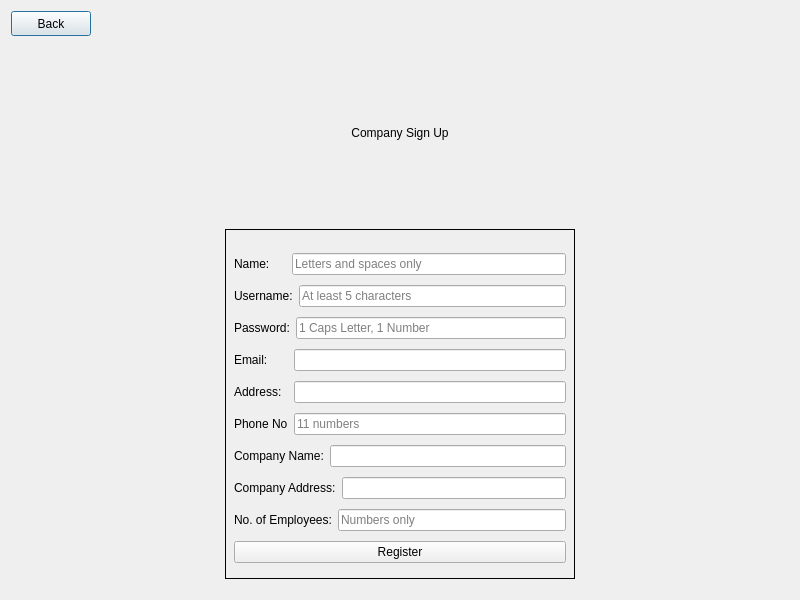
<?xml version="1.0" encoding="UTF-8"?>
<ui version="4.0">
 <class>companyRegistration</class>
 <widget class="QDialog" name="companyRegistration">
  <property name="geometry">
   <rect>
    <x>0</x>
    <y>0</y>
    <width>800</width>
    <height>600</height>
   </rect>
  </property>
  <property name="sizePolicy">
   <sizepolicy hsizetype="Fixed" vsizetype="Fixed">
    <horstretch>0</horstretch>
    <verstretch>0</verstretch>
   </sizepolicy>
  </property>
  <property name="minimumSize">
   <size>
    <width>150</width>
    <height>150</height>
   </size>
  </property>
  <property name="windowTitle">
   <string>Dialog</string>
  </property>
  <layout class="QVBoxLayout" name="verticalLayout">
   <item>
    <layout class="QHBoxLayout" name="horizontalLayout">
     <item>
      <widget class="QPushButton" name="pushButton_2">
       <property name="sizePolicy">
        <sizepolicy hsizetype="Fixed" vsizetype="Fixed">
         <horstretch>0</horstretch>
         <verstretch>0</verstretch>
        </sizepolicy>
       </property>
       <property name="minimumSize">
        <size>
         <width>25</width>
         <height>25</height>
        </size>
       </property>
       <property name="text">
        <string>Back</string>
       </property>
      </widget>
     </item>
     <item>
      <spacer name="horizontalSpacer">
       <property name="orientation">
        <enum>Qt::Horizontal</enum>
       </property>
       <property name="sizeHint" stdset="0">
        <size>
         <width>20</width>
         <height>20</height>
        </size>
       </property>
      </spacer>
     </item>
    </layout>
   </item>
   <item>
    <layout class="QHBoxLayout" name="horizontalLayout_2">
     <property name="topMargin">
      <number>0</number>
     </property>
     <item>
      <widget class="QLabel" name="label_2">
       <property name="text">
        <string>Company Sign Up</string>
       </property>
       <property name="alignment">
        <set>Qt::AlignCenter</set>
       </property>
      </widget>
     </item>
    </layout>
   </item>
   <item>
    <layout class="QHBoxLayout" name="horizontalLayout_3">
     <property name="topMargin">
      <number>0</number>
     </property>
     <item>
      <widget class="QWidget" name="companyRegistrationForm" native="true">
       <property name="sizePolicy">
        <sizepolicy hsizetype="Fixed" vsizetype="Fixed">
         <horstretch>0</horstretch>
         <verstretch>0</verstretch>
        </sizepolicy>
       </property>
       <property name="minimumSize">
        <size>
         <width>350</width>
         <height>350</height>
        </size>
       </property>
       <property name="styleSheet">
        <string notr="true">#companyRegistrationForm{ border: 1px solid; }</string>
       </property>
       <layout class="QVBoxLayout" name="verticalLayout_2">
        <property name="topMargin">
         <number>20</number>
        </property>
        <item>
         <layout class="QHBoxLayout" name="horizontalLayout_6">
          <item>
           <widget class="QLabel" name="nameLabel">
            <property name="text">
             <string>Name:     </string>
            </property>
           </widget>
          </item>
          <item>
           <widget class="QLineEdit" name="nameField">
            <property name="placeholderText">
             <string>Letters and spaces only</string>
            </property>
           </widget>
          </item>
         </layout>
        </item>
        <item>
         <layout class="QHBoxLayout" name="horizontalLayout_10">
          <item>
           <widget class="QLabel" name="label_5">
            <property name="text">
             <string>Username:</string>
            </property>
           </widget>
          </item>
          <item>
           <widget class="QLineEdit" name="usernameField">
            <property name="placeholderText">
             <string>At least 5 characters</string>
            </property>
           </widget>
          </item>
         </layout>
        </item>
        <item>
         <layout class="QHBoxLayout" name="horizontalLayout_7">
          <item>
           <widget class="QLabel" name="label_3">
            <property name="text">
             <string>Password:</string>
            </property>
           </widget>
          </item>
          <item>
           <widget class="QLineEdit" name="passwordField">
            <property name="placeholderText">
             <string>1 Caps Letter, 1 Number</string>
            </property>
           </widget>
          </item>
         </layout>
        </item>
        <item>
         <layout class="QHBoxLayout" name="horizontalLayout_5">
          <item>
           <widget class="QLabel" name="emailLabel">
            <property name="text">
             <string>Email:      </string>
            </property>
           </widget>
          </item>
          <item>
           <widget class="QLineEdit" name="emailField"/>
          </item>
         </layout>
        </item>
        <item>
         <layout class="QHBoxLayout" name="horizontalLayout_9">
          <item>
           <widget class="QLabel" name="label_4">
            <property name="text">
             <string>Address:  </string>
            </property>
           </widget>
          </item>
          <item>
           <widget class="QLineEdit" name="addressField"/>
          </item>
         </layout>
        </item>
        <item>
         <layout class="QHBoxLayout" name="horizontalLayout_4">
          <item>
           <widget class="QLabel" name="idLabel">
            <property name="text">
             <string>Phone No</string>
            </property>
           </widget>
          </item>
          <item>
           <widget class="QLineEdit" name="numberField">
            <property name="placeholderText">
             <string>11 numbers</string>
            </property>
           </widget>
          </item>
         </layout>
        </item>
        <item>
         <layout class="QHBoxLayout" name="horizontalLayout_11">
          <item>
           <widget class="QLabel" name="label_6">
            <property name="text">
             <string>Company Name:</string>
            </property>
           </widget>
          </item>
          <item>
           <widget class="QLineEdit" name="companyNameField"/>
          </item>
         </layout>
        </item>
        <item>
         <layout class="QHBoxLayout" name="horizontalLayout_14">
          <property name="topMargin">
           <number>0</number>
          </property>
          <item>
           <widget class="QLabel" name="label_9">
            <property name="text">
             <string>Company Address:</string>
            </property>
           </widget>
          </item>
          <item>
           <widget class="QLineEdit" name="compAddressField"/>
          </item>
         </layout>
        </item>
        <item>
         <layout class="QHBoxLayout" name="horizontalLayout_12"/>
        </item>
        <item>
         <layout class="QHBoxLayout" name="horizontalLayout_13">
          <item>
           <widget class="QLabel" name="label_8">
            <property name="text">
             <string>No. of Employees:</string>
            </property>
           </widget>
          </item>
          <item>
           <widget class="QLineEdit" name="NoOfEmployField">
            <property name="placeholderText">
             <string>Numbers only</string>
            </property>
           </widget>
          </item>
         </layout>
        </item>
        <item>
         <widget class="QPushButton" name="pushButton_3">
          <property name="text">
           <string>Register</string>
          </property>
         </widget>
        </item>
       </layout>
      </widget>
     </item>
    </layout>
   </item>
   <item>
    <spacer name="verticalSpacer">
     <property name="orientation">
      <enum>Qt::Vertical</enum>
     </property>
     <property name="sizeType">
      <enum>QSizePolicy::Fixed</enum>
     </property>
     <property name="sizeHint" stdset="0">
      <size>
       <width>20</width>
       <height>10</height>
      </size>
     </property>
    </spacer>
   </item>
  </layout>
 </widget>
 <resources/>
 <connections/>
</ui>
